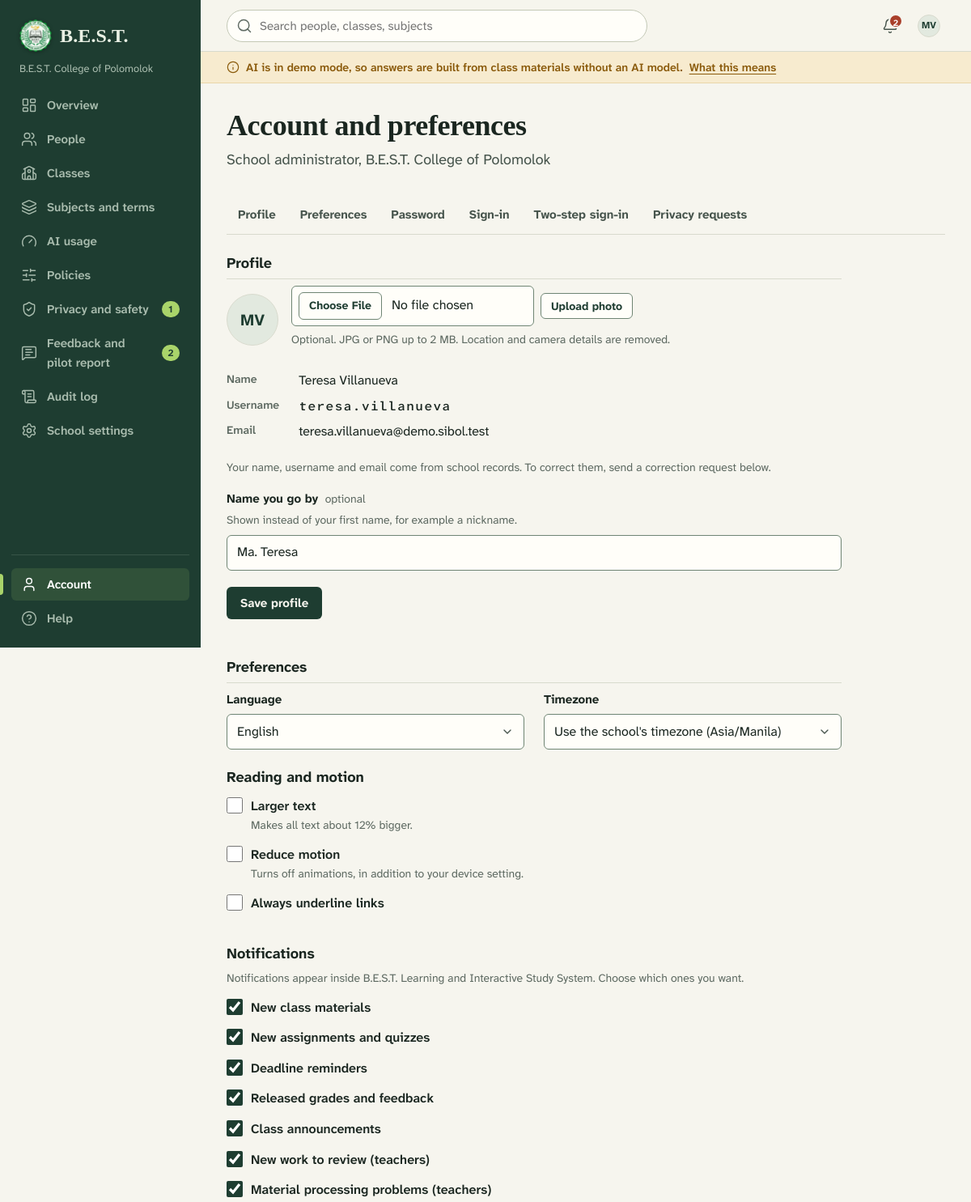
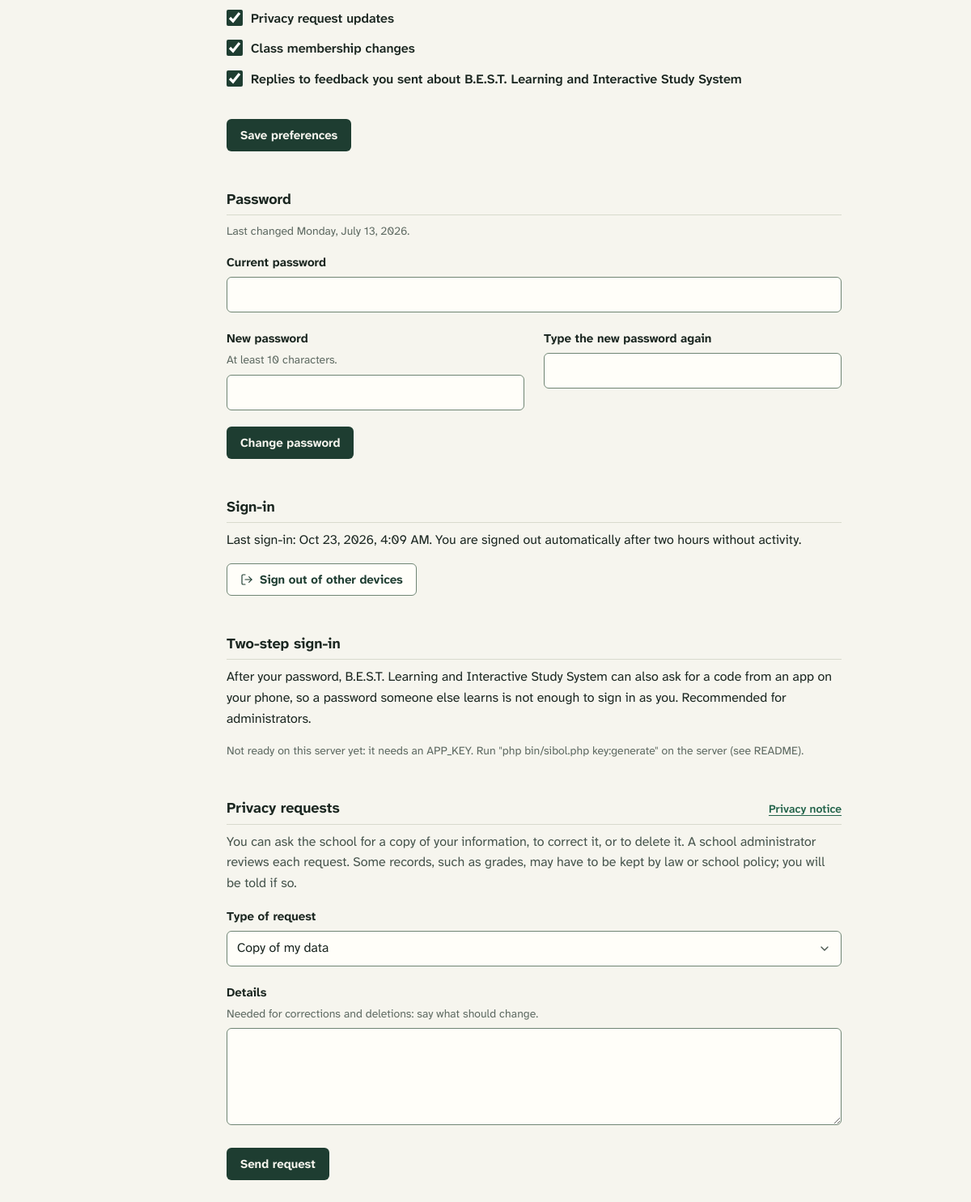
Screenshot of /public/settings (signed in) with the database file from the repository (2 pictures, top to bottom).
### tables this page shows
CREATE TABLE users (
  id INT UNSIGNED NOT NULL AUTO_INCREMENT,
  organization_id INT UNSIGNED NOT NULL,
  role ENUM('admin','teacher','student') NOT NULL,
  status ENUM('invited','active','deactivated') NOT NULL DEFAULT 'invited',
  email VARCHAR(190) NOT NULL,
  password_hash VARCHAR(255) NULL,
  given_name VARCHAR(80) NOT NULL,
  family_name VARCHAR(80) NOT NULL,
  preferred_name VARCHAR(80) NULL,
  grade_level VARCHAR(40) NULL,
  avatar_path VARCHAR(255) NULL,
  language VARCHAR(8) NULL,
  timezone VARCHAR(64) NULL,
  preferences TEXT NULL,
  session_version INT UNSIGNED NOT NULL DEFAULT 1,
  is_demo TINYINT(1) NOT NULL DEFAULT 0,
  last_login_at DATETIME NULL,
  password_changed_at DATETIME NULL,
  deactivated_at DATETIME NULL,
  anonymized_at DATETIME NULL,
  created_at DATETIME NOT NULL DEFAULT CURRENT_TIMESTAMP,
  updated_at DATETIME NOT NULL DEFAULT CURRENT_TIMESTAMP,
  PRIMARY KEY (id),
  UNIQUE KEY uq_users_email (email),
  KEY idx_users_org_role (organization_id, role, status),
  KEY idx_users_org_name (organization_id, family_name, given_name),
  CONSTRAINT fk_users_org FOREIGN KEY (organization_id) REFERENCES organizations (id)
);

CREATE TABLE organizations (
  id INT UNSIGNED NOT NULL AUTO_INCREMENT,
  name VARCHAR(160) NOT NULL,
  short_name VARCHAR(60) NULL,
  slug VARCHAR(80) NOT NULL,
  logo_path VARCHAR(255) NULL,
  timezone VARCHAR(64) NOT NULL DEFAULT 'Asia/Manila',
  default_language VARCHAR(8) NOT NULL DEFAULT 'en',
  is_demo TINYINT(1) NOT NULL DEFAULT 0,
  created_at DATETIME NOT NULL DEFAULT CURRENT_TIMESTAMP,
  updated_at DATETIME NOT NULL DEFAULT CURRENT_TIMESTAMP,
  PRIMARY KEY (id),
  UNIQUE KEY uq_organizations_slug (slug)
);

### app/Views/shared/settings.php (the view, shortened to what the rows shown need)
<div class="page-head">
  <div class="page-head__text">
    <h1 class="page-title"><?= e(t('Account and preferences')) ?></h1>
    <p class="page-lead"><?= e(role_label((string) $user['role'])) ?>, <?= e($user['org_name']) ?></p>
  </div>
</div>
<div class="stack" style="max-width: 760px">
  <section class="section" id="profile" aria-labelledby="profile-title">
    <div class="section__head"><h2 class="section__title" id="profile-title"><?= e(t('Profile')) ?></h2></div>
    <div class="cluster" style="gap:16px; margin: 8px 0 20px; align-items:center">
      <?= partial('avatar', ['person' => $user, 'size' => 'lg']) ?>
      <div>
        <form method="post" action="<?= e(url('/settings/avatar')) ?>" enctype="multipart/form-data" class="cluster">
        </form>
        <p class="field__hint" id="avatar-hint" style="margin-top:6px"><?= e(t('Optional. JPG or PNG up to 2 MB. Location and camera details are removed.')) ?></p>
      </div>
    </div>
    <dl class="dl" style="margin-bottom: 20px">
      <dt><?= e(t('Name')) ?></dt><dd><?= e($user['given_name'] . ' ' . $user['family_name']) ?></dd>
      <?php if (!empty($user['username'])): ?><dt><?= e(t('Username')) ?></dt><dd class="code-text"><?= e($user['username']) ?></dd><?php endif; ?>
      <?php if (!empty($user['email'])): ?><dt><?= e(t('Email')) ?></dt><dd><?= e($user['email']) ?></dd><?php endif; ?>
    </dl>
  </section>
  <section class="section" id="preferences" aria-labelledby="prefs-title">
    <div class="section__head"><h2 class="section__title" id="prefs-title"><?= e(t('Preferences')) ?></h2></div>
  </section>
  <section class="section" id="password" aria-labelledby="pw-title">
    <div class="section__head"><h2 class="section__title" id="pw-title"><?= e(t('Password')) ?></h2></div>
    <p class="meta"><?= $user['password_changed_at'] ? e(t('Last changed :when.', ['when' => fmt_date($user['password_changed_at'], 'date_long')])) : '' ?></p>
    <form method="post" action="<?= e(url('/settings/password')) ?>" autocomplete="off">
      <?= field('password', 'current_password', t('Current password'), ['required' => true, 'attrs' => ['autocomplete' => 'current-password']]) ?>
      <div class="form-grid">
      </div>
      <button class="btn btn--primary" type="submit"><?= e(t('Change password')) ?></button>
    </form>
  </section>
  <section class="section" id="sessions" aria-labelledby="sessions-title">
    <div class="section__head"><h2 class="section__title" id="sessions-title"><?= e(t('Sign-in')) ?></h2></div>
    <p><?= e(t('Last sign-in: :when.', ['when' => $user['last_login_at'] ? fmt_date($user['last_login_at'], 'datetime') : t('never')])) ?>
      <?= e(t('You are signed out automatically after two hours without activity.')) ?></p>
    <form method="post" action="<?= e(url('/settings/sessions/revoke')) ?>" data-confirm="<?= e(t('Any other browser or device signed in to your account will be signed out. You stay signed in here.')) ?>" data-confirm-title="<?= e(t('Sign out everywhere else?')) ?>" data-confirm-action="<?= e(t('Sign out others')) ?>">
      <button class="btn btn--secondary" type="submit"><?= icon('log-out', 'icon--sm') ?><?= e(t('Sign out of other devices')) ?></button>
    </form>
  </section>
  <?php if (\Sibol\Services\TwoStep::offered($user)): ?>
    <section class="section" id="two-step" aria-labelledby="two-step-title">
      <div class="section__head"><h2 class="section__title" id="two-step-title"><?= e(t('Two-step sign-in')) ?></h2></div>
      <?php if (\Sibol\Services\TwoStep::enabled($user)): ?>
        <?php $left = \Sibol\Services\TwoStep::recoveryCodesLeft((int) $user['id']); ?>
        <p><?= badge(t('On'), 'leaf') ?> <?= e(t('Since :date, B.E.S.T. Learning and Interactive Study System asks for a code from your authenticator app after your password.', ['date' => fmt_date($user['totp_enabled_at'], 'date_long')])) ?>
          <?= e(tp(':count recovery code left.', ':count recovery codes left.', $left)) ?></p>
        <?php if (\Sibol\Services\TwoStep::available()): ?>
          <form method="post" action="<?= e(url('/settings/two-step/codes')) ?>" autocomplete="off">
            <?= csrf_field() ?>
            <?= field('password', 'two_step_password', t('Current password'), ['required' => true, 'hint' => t('Needed to make new recovery codes or to switch two-step sign-in off.'), 'attrs' => ['autocomplete' => 'current-password']]) ?>
            <div class="cluster">
              <button class="btn btn--secondary" type="submit"><?= icon('refresh-cw', 'icon--sm') ?><?= e(t('Make new recovery codes')) ?></button>
              <button class="btn btn--danger-quiet" type="submit" formaction="<?= e(url('/settings/two-step/off')) ?>" data-confirm="<?= e(t('Your password alone will sign you in again, and your recovery codes stop working.')) ?>" data-confirm-title="<?= e(t('Switch off two-step sign-in?')) ?>" data-confirm-action="<?= e(t('Switch off')) ?>" data-confirm-tone="danger"><?= e(t('Switch off two-step sign-in')) ?></button>
            </div>
          </form>
        <?php endif; ?>
      <?php else: ?>
        <p><?= e(t('After your password, B.E.S.T. Learning and Interactive Study System can also ask for a code from an app on your phone, so a password someone else learns is not enough to sign in as you. Recommended for administrators.')) ?></p>
      <?php endif; ?>
      <?php if (!\Sibol\Services\TwoStep::available()): ?>
        <p class="meta"><?= e($user['role'] === 'admin'
            ? t('Not ready on this server yet: it needs an APP_KEY. Run "php bin/sibol.php key:generate" on the server (see README).')
            : t('Not ready on this server yet. Ask your school administrator to set it up.')) ?></p>
      <?php elseif (!\Sibol\Services\TwoStep::enabled($user)): ?>
        <a class="btn btn--secondary" href="<?= e(url('/settings/two-step')) ?>"><?= icon('lock', 'icon--sm') ?><?= e(t('Set up two-step sign-in')) ?></a>
      <?php endif; ?>
    </section>
  <?php endif; ?>
  <section class="section" id="privacy" aria-labelledby="privacy-title">
    <div class="section__head"><h2 class="section__title" id="privacy-title"><?= e(t('Privacy requests')) ?></h2><a class="section__link" href="<?= e(url('/privacy')) ?>"><?= e(t('Privacy notice')) ?></a></div>
  </section>
</div>

### app/Views/partials/avatar.php
<?php
$size = $size ?? '';
$class = 'avatar' . ($size ? ' avatar--' . $size : '');
?>
<span class="<?= e($class) ?>" aria-hidden="true"><?php if (!empty($person['avatar_path']) && !empty($person['id'])): ?><img src="<?= e(url('/avatars/' . (int) $person['id'])) ?>" alt=""><?php else: ?><?= e(initials($person)) ?><?php endif; ?></span>

### app/Views/layouts/app.php (shortened to what the rows shown need)
<?php
$user = auth_user();
$htmlClass = [];
$schoolLogo = $user && !empty($user['org_logo_path']) ? url('/school-logo') : null;
$aiDemo = Config::get('ai.provider', 'demo') === 'demo';
?><!doctype html>
<html lang="<?= e(Translator::locale() === 'fil' ? 'fil' : 'en') ?>" class="<?= e(implode(' ', $htmlClass)) ?>">
<head>
  <link rel="stylesheet" href="<?= e(asset('css/app.css')) ?>">
</head>
<body class="<?= e(trim(($page_class ?? '') . ($aiDemo ? ' has-demo-band' : ''))) ?>" data-role="<?= e($user['role'] ?? '') ?>" data-i18n="<?= json_attr(ScriptStrings::common()) ?>"<?php if (!empty($katex)): ?> data-katex-css="<?= e(asset('vendor/katex/katex.min.css')) ?>" data-katex-js="<?= e(asset('vendor/katex/katex.min.js')) ?>" data-katex-render="<?= e(asset('vendor/katex/auto-render.min.js')) ?>"<?php endif; ?>>
<div class="shell">
  <aside class="spine" id="spine" aria-label="<?= e(t('Main navigation')) ?>">
    <a class="brand" href="<?= e(url(home_path())) ?>">
      <?= partial('seal', ['size' => 40, 'class' => 'brand__mark', 'logo' => $schoolLogo]) ?>
      <span class="brand__name"><?= e(Config::get('app.short_name', 'B.E.S.T.')) ?></span>
    </a>
    <?php if ($user): ?>
      <p class="spine__school"><?= e($user['org_name']) ?></p>
    <?php endif; ?>
    <nav aria-label="<?= e(t('Main')) ?>">
      <ul class="nav">
      </ul>
    </nav>
    <div class="spine__foot">
      <ul class="nav">
      </ul>
    </div>
  </aside>
  <div class="workspace">
    <header class="topbar">
      <form class="topbar__search" role="search" action="<?= e(url('/search')) ?>" method="get" id="global-search">
        <input id="global-search-input" type="search" name="q" value="<?= e((string) ($_GET['q'] ?? '')) ?>"
               placeholder="<?= e($user && $user['role'] === 'admin' ? t('Search people, classes, subjects') : t('Search classes, work and materials')) ?>" autocomplete="off">
      </form>
      <div class="topbar__actions">
        <details class="menu" data-menu>
          <summary class="icon-btn" aria-label="<?= e(t('Account menu')) ?>">
            <?= partial('avatar', ['person' => $user, 'size' => 'sm']) ?>
          </summary>
        </details>
      </div>
    </header>
    <main class="main" id="main" tabindex="-1">
      <?= $content ?>
    </main>
  </div>
</div>
</body>
</html>

### rows the page displays
users: organization.short_name "B.E.S.T.", organization.name "B.E.S.T. College of Polomolok", q "Search people, classes, subjects", initials($person) "MV MV", role "School administrator", given_name+family_name "Teresa Villanueva", username "teresa.villanueva", email "teresa.villanueva@demo.sibol.test", password_changed_at "Last changed Monday, July 13, 2026.", last_login_at "Last sign-in: Oct 23, 2026, 4:09 AM.", role "Not ready on this server yet: it needs an APP_KEY. Run \"php bin/sibol.php key:generate\" on the server (see README)."

### other values shown
$item['label'] "Overview"
$item['label'] "People"
$item['label'] "Classes"
$item['label'] "Subjects and terms"
$item['label'] "AI usage"
$item['label'] "Policies"
$item['label'] "Privacy and safety"
$item['count'] "1"
$item['label'] "Feedback and pilot report"
$item['count'] "2"
$item['label'] "Audit log"
$item['label'] "School settings"
$item['label'] "Account"
$item['label'] "Help"
$unread "2"
